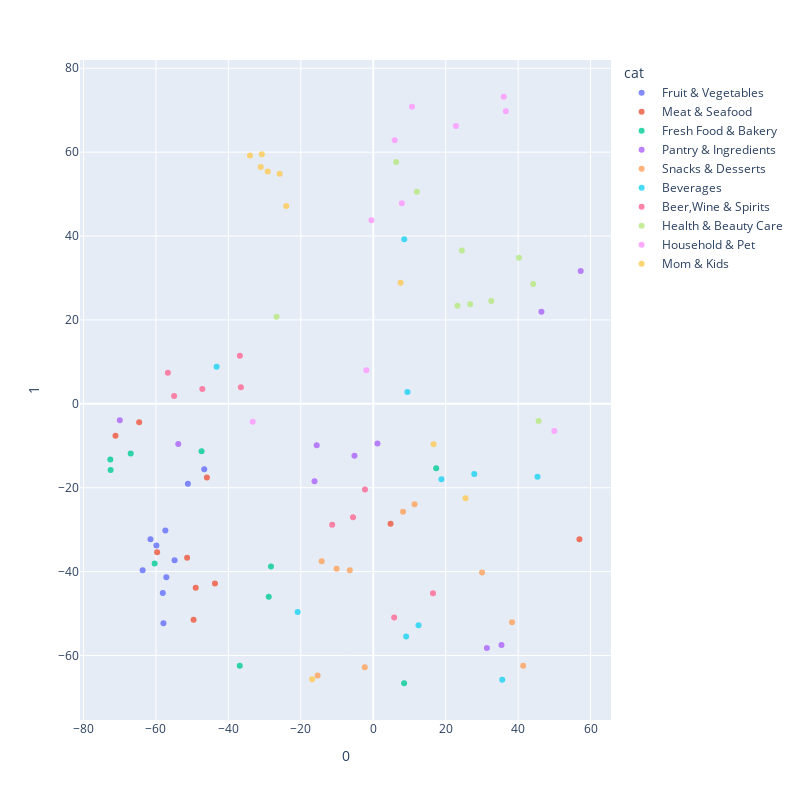

The code cell stored with this chart in its notebook:
### Markdown cell above
### Product embedding visualisation by product categories
Next we'll visualise the dimension-reduced/compressed version of product embedding using TSNE to see how product embeddings of diffrent categories lie in latent space

### Code cell
tsne_df = pd.read_csv('sample_data/product_tsne_embedding_collab.csv')

fig = px.scatter(tsne_df, x='0', y='1',color='cat', hover_data=['sku_name'],width=800,
                   height=800,opacity=0.8)
fig.show()

### Figure 1 — Plotly figure (JSON) as saved in the notebook; plotly's stock layout.template omitted (floating-point values rounded to 4 significant figures)
{"data": [{"customdata": [["โครงการหลวงฟักทองญี่ปุ่นออร์แกนิค"], ["มายช้อยส์มะเขือเทศโทมัสออร์แกนิค 150กรัม"], ["ผลพลอยพอเพียงผักโขมเขียว 150กรัม"], ["ซุปเปอร์เฟรชมะเขือเทศสวีทพลัม 300กรัม"], ["ผลพลอยพอเพียงผักโขมแก้ว 150กรัม"], ["ต้นหอมออร์แกนิค 100กรัม"], ["โครงการหลวงมะเขือเทศเชอรี่แดง 250กรัม"], ["ใบมะกรูด 30กรัม"], ["คื่นฉ่าย 50กรัม"], ["เคซีเฟรชผักสลัดมิกซ์ 100กรัม"]], "hoverlabel": {"namelength": 0}, "hovertemplate": "cat=Fruit & Vegetables<br>0=%{x}<br>1=%{y}<br>sku_name=%{customdata[0]}", "legendgroup": "Fruit & Vegetables", "marker": {"color": "#636efa", "opacity": 0.8, "symbol": "circle"}, "mode": "markers", "name": "Fruit & Vegetables", "showlegend": true, "type": "scatter", "x": [-57.94, -61.51, -54.85, -63.67, -51.18, -57.13, -59.88, -58.11, -57.4, -46.67], "xaxis": "x", "y": [-52.3, -32.31, -37.31, -39.71, -19.06, -41.37, -33.8, -45.12, -30.22, -15.6], "yaxis": "y"}, {"customdata": [["ท็อปส์สันในไก่ 300กรัม"], ["ท็อปส์ปลาทูนึ่ง 300กรัม"], ["ชาเล่ต์คุ๊กแฮม 200กรัม"], ["ปีกกลางไก่อนามัย S"], ["สะเบียงหมูหยองกรอบ 90กรัม"], ["ท็อปส์เนื้อสันนอกสเต็ก 200กรัม"], ["ปลาดุกขนาด 400ถึง700กรัมต่อตัว"], ["ส.ขอนแก่นแหนมตุ้มจิ๋ว 60กรัม"], ["บีเอ็มเอสซาลามี่ 80กรัม"], ["เอสเพียวซี่โครงหมูสไลด์ 400กรัม"]], "hoverlabel": {"namelength": 0}, "hovertemplate": "cat=Meat & Seafood<br>0=%{x}<br>1=%{y}<br>sku_name=%{customdata[0]}", "legendgroup": "Meat & Seafood", "marker": {"color": "#EF553B", "opacity": 0.8, "symbol": "circle"}, "mode": "markers", "name": "Meat & Seafood", "showlegend": true, "type": "scatter", "x": [-49.02, -51.39, -71.17, -43.71, 56.93, -59.67, -45.94, 4.774, -64.63, -49.61], "xaxis": "x", "y": [-43.85, -36.7, -7.608, -42.84, -32.31, -35.42, -17.56, -28.59, -4.372, -51.52], "yaxis": "y"}, {"customdata": [["พาสควาลขนมหวานรสสตรอเบอร์รี่ 125กรัม"], ["เมจินมพาสเจอร์ไรส์ปราศจากน้ำตาลแลคโตส 450มล."], ["ฮอกกิโยเกิร์ตธรรมชาติ 150มล."], ["แดรี่โฮมนมสดไขมันต่ำ 1.2ลิตร"], ["ดัชมิลล์4อิน1โยเกิร์ตพร้อมดื่มรสองุ่นเคียวโฮ 100มล.แพค 6"], ["ซันนี่เดย์ราสพ์เบอร์รี่แช่แข็ง 450กรัม"], ["เบทาโกรไข่ไก่เบอร์ 2 แพค 30ฟอง"], ["ฟิลาเดเฟียครีมชีสนุ่มชนิดถ้วย 250กรัม"], ["ท็อปส์เต้าหู้ขาวแข็ง 150กรัม"], ["เดอะลาฟวิ่งคาวครีมมี่โพรเซสชีส 8ชิ้น120กรัม"]], "hoverlabel": {"namelength": 0}, "hovertemplate": "cat=Fresh Food & Bakery<br>0=%{x}<br>1=%{y}<br>sku_name=%{customdata[0]}", "legendgroup": "Fresh Food & Bakery", "marker": {"color": "#00cc96", "opacity": 0.8, "symbol": "circle"}, "mode": "markers", "name": "Fresh Food & Bakery", "showlegend": true, "type": "scatter", "x": [8.516, -28.24, -47.4, -28.86, 17.38, -66.97, -36.87, -72.6, -60.37, -72.51], "xaxis": "x", "y": [-66.63, -38.81, -11.33, -46.01, -15.37, -11.83, -62.48, -13.3, -38.09, -15.81], "yaxis": "y"}, {"customdata": [["โลโบ้เครื่องพะโล้ไทยปรุงสำเร็จ 60กรัม"], ["ท็อปส์เม็ดแมงลัก 50กรัม"], ["เลดี้แอนนาซุปครีมรสฟักทองกึ่งสำเร็จรูป 22กรัม แพค 3"], ["โลโบซอสปรุงผัดไทย 120กรัม"], ["คนอร์คัพโจ๊กกึ่งสำเร็จรูปรสกุ้ง 35กรัม แพค 3"], ["ฟลอร่ามาการีน 250กรัม"], ["แม็กกี้ซอสปรุงรสอาหารสูตรเข้มเข้าเนื้อ 680มล."], ["มายช้อยส์น้ำมันมะกอก 500มล."], ["คิวพีสลัดครีม 310มล."], ["ไวไวควิกบะหมี่กึ่งสำเร็จรูปคัพรสต้มโคล้ง 60กรัม แพค 3"]], "hoverlabel": {"namelength": 0}, "hovertemplate": "cat=Pantry & Ingredients<br>0=%{x}<br>1=%{y}<br>sku_name=%{customdata[0]}", "legendgroup": "Pantry & Ingredients", "marker": {"color": "#ab63fa", "opacity": 0.8, "symbol": "circle"}, "mode": "markers", "name": "Pantry & Ingredients", "showlegend": true, "type": "scatter", "x": [1.161, 46.44, -16.23, -5.186, 31.37, -69.97, 57.27, -53.85, -15.61, 35.42], "xaxis": "x", "y": [-9.457, 21.97, -18.45, -12.37, -58.2, -3.894, 31.67, -9.599, -9.859, -57.52], "yaxis": "y"}, {"customdata": [["กรีนเดย์สตรอเบอรี่อบกรอบ 25กรัม"], ["ทาโรปลาสวรรค์มาตรฐาน 25กรัม"], ["ริทซ์แครกเกอร์ 300กรัม"], ["ลินด์ดาร์กช็อกโกแลตสอดไส้เฮเซลนัต 100กรัม"], ["ฮาเก้นดาสไอศกรีมนมคริสปี้แซนวิชรสคาราเมล 67กรัม"], ["โก๋แก่ถั่วลิสงอบเกลือ 85กรัม"], ["ทวิสตี้ทไวซ์สอดไส้ดาร์กช็อกโกแลต 59กรัม"], ["ซองเดอร์เกรนน่าธัญพืชงาแท่งหวานน้อยซอง 80กรัม"], ["ยังบันสาหร่ายปรุงรสน้ำมันมะกอกแผ่นใหญ่ 20กรัม"], ["ทรอปิคอลเฮ้าส์ผลไม้รวม 120กรัม"]], "hoverlabel": {"namelength": 0}, "hovertemplate": "cat=Snacks & Desserts<br>0=%{x}<br>1=%{y}<br>sku_name=%{customdata[0]}", "legendgroup": "Snacks & Desserts", "marker": {"color": "#FFA15A", "opacity": 0.8, "symbol": "circle"}, "mode": "markers", "name": "Snacks & Desserts", "showlegend": true, "type": "scatter", "x": [-6.479, 41.4, -15.36, -14.24, -10.13, 30.04, 38.3, -2.345, 11.41, 8.22], "xaxis": "x", "y": [-39.71, -62.43, -64.76, -37.56, -39.35, -40.21, -52.1, -62.8, -23.96, -25.71], "yaxis": "y"}, {"customdata": [["เอสน้ำหวานกลิ่นเลมอนไลน์ 1.6ลิตร"], ["จัสอะมินิทแบล็คที 28กรัม"], ["โอวัลตินสวิสริชเครื่องดื่มมอลต์รสช็อกโกแลตปรุงสำเร็จ 29.6กรัม แพค 10ซอง"], ["เนสกาแฟดอลเช่กุสโต้กาแฟคั่วบดอเมริกาโน่ 16แคปซูล 128กรัม"], ["แม่แจงมะตูมผงสำเร็จรูปชนิดเติม 450กรัม"], ["ทไวนิงส์ชาไวด์เบอร์รี่ 2กรัม แพค 25"], ["ยันฮีวิตามินวอเตอร์ 460มล."], ["เมจินมสดรสโกโก้ 450ซีซี"], ["เนสกาแฟโกลด์ออลอิตาเลียนา 200กรัม"], ["เป๊ปซี่แมกซ์เทสต์เครื่องดื่มอัดลมปราศจากน้ำตาลกลิ่นโคล่าราสเบอร์รี่ 245มล. แพค 6"]], "hoverlabel": {"namelength": 0}, "hovertemplate": "cat=Beverages<br>0=%{x}<br>1=%{y}<br>sku_name=%{customdata[0]}", "legendgroup": "Beverages", "marker": {"color": "#19d3f3", "opacity": 0.8, "symbol": "circle"}, "mode": "markers", "name": "Beverages", "showlegend": true, "type": "scatter", "x": [27.89, 45.35, 12.5, -43.24, 9.444, 9.081, 18.82, -20.86, 8.557, 35.62], "xaxis": "x", "y": [-16.76, -17.39, -52.83, 8.819, 2.836, -55.48, -18.01, -49.63, 39.23, -65.77], "yaxis": "y"}, {"customdata": [["จอห์นนี่วอคเกอร์เรดเลเบิ้ลวิสกี้ 70ซล."], ["100 ไพเพอร์สวิสกี้ 1ลิตร"], ["โอเซกิดราฟท์นามาโชโซะสาเก 300มล."], ["เออร์ดิงเงอร์วีทเบียร์ 500มล."], ["สเมอร์น๊อฟไอซ์กรีนแอปเปิ้ลไบท์ 275มล. แพค 4"], ["ไฮเนเก้นเบียร์แคน 490ซีซี แพค 12"], ["ชาละวันเพลเอลเบียร์ขวด 330มล."], ["บาคาดีบรีซเซอร์เลมอน 275มล. แพค 4"], ["Wolf Blass Eaglehawk Cabernet Sauvignon 750ml."], ["Gallo Family Vineyards Pinot Noir 750ml."]], "hoverlabel": {"namelength": 0}, "hovertemplate": "cat=Beer,Wine & Spirits<br>0=%{x}<br>1=%{y}<br>sku_name=%{customdata[0]}", "legendgroup": "Beer,Wine & Spirits", "marker": {"color": "#FF6692", "opacity": 0.8, "symbol": "circle"}, "mode": "markers", "name": "Beer,Wine & Spirits", "showlegend": true, "type": "scatter", "x": [-2.286, -5.585, -11.33, -36.82, 5.774, -36.54, -56.7, 16.49, -47.2, -54.99], "xaxis": "x", "y": [-20.41, -27.05, -28.83, 11.43, -50.95, 3.973, 7.431, -45.14, 3.501, 1.872], "yaxis": "y"}, {"customdata": [["ฟลูโอคารีลน้ำยาบ้วนปากแอลกอฮอล์ฟรี 500มล."], ["โพรเทคส์แป้งคูล 280กรัม แพค 2"], ["เดทตอลเจลอาบน้ำออนเซ็นโมโมะแอนด์ราสเบอร์รี่ 500กรัม"], ["แทงกีมอรีแชมพูเยลโล่บลอสซั่มแฮร์ลอสแคร์ 400มล."], ["โดฟแชมพูนูทริทีฟโซลูชั่นแฮร์ฟอลเรสคิว 680มล."], ["คอลเกตยาสีฟันไวท์เทนนิ่ง 135กรัม"], ["จอห์นสันเบบี้โลชั่น 500มล.แพค 2"], ["ไร้ซแคร์แป้งเด็กข้าวจ้าวสูตรฟลอรัลสวีท 150กรัม"], ["ซิสเท็มมาน้ำยาบ้วนปากไร้แอลกอฮอล์กรีนฟอเรสต์ 500มล."], ["บีไนซ์ครีมอาบน้ำไลท์เทนนิ่ง 180มล."]], "hoverlabel": {"namelength": 0}, "hovertemplate": "cat=Health & Beauty Care<br>0=%{x}<br>1=%{y}<br>sku_name=%{customdata[0]}", "legendgroup": "Health & Beauty Care", "marker": {"color": "#B6E880", "opacity": 0.8, "symbol": "circle"}, "mode": "markers", "name": "Health & Beauty Care", "showlegend": true, "type": "scatter", "x": [12.06, 32.59, 24.46, -26.71, 26.76, 44.16, 6.328, 23.25, 40.23, 45.65], "xaxis": "x", "y": [50.56, 24.54, 36.55, 20.79, 23.75, 28.57, 57.65, 23.35, 34.83, -4.096], "yaxis": "y"}, {"customdata": [["สมาร์ทเตอร์ถุงขยะย่อยสลายได้ตามธรรมชาติกลิ่นมะลิขนาด 24x28นิ้ว แพค 30ใบ"], ["เพดดิกรีมีทเจอร์กี้ตับย่าง"], ["ซันไลต์พลัสมายด์แอนด์แคร์น้ำยาล้างจานกลิ่นเกรฟฟรุตโรสฮิปออย 750มล. ขวด"], ["สมาร์ทเตอร์มีด 3.5นิ้ว"], ["แอร์คอนคลีนเนอร์สเปรย์ทำความสะอาดและดับกลิ่นเครื่องปรับอากาศกลิ่นซากุระ 370มล."], ["มาจิคลีนน้ำยาทำความสะอาดพื้นสีม่วง 5200มล."], ["ดาวน์นี่น้ำยาปรับผ้านุ่มสูตรเข้มข้นกลิ่นหอมสดชื่นยามเช้า 1.6ลิตร ถุงเติม"], ["สก๊อตต์คลีนแคร์กระดาษชำระหนา 3ชั้น แพค 6ม้วน"], ["สมาร์ทเตอร์กะละมัง 5ลิตร"], ["เกลดสเปรย์ขจัดกลิ่นและปรับอากาศกลิ่นพีโอนีแอนด์เบอร์รี่บลิส 320มล."]], "hoverlabel": {"namelength": 0}, "hovertemplate": "cat=Household & Pet<br>0=%{x}<br>1=%{y}<br>sku_name=%{customdata[0]}", "legendgroup": "Household & Pet", "marker": {"color": "#FF97FF", "opacity": 0.8, "symbol": "circle"}, "mode": "markers", "name": "Household & Pet", "showlegend": true, "type": "scatter", "x": [10.7, -1.903, 7.9, -33.29, 49.98, 22.83, 36.6, 36.03, 5.924, -0.4976], "xaxis": "x", "y": [70.83, 8.02, 47.81, -4.298, -6.484, 66.24, 69.75, 73.21, 62.85, 43.77], "yaxis": "y"}, {"customdata": [["โฟร์โมสต์นมรสหวานยูเอชที 180มล. แพค 4"], ["เอส26โปรมิลนมผงต่อเนื่อง 2400กรัม"], ["เนสท์เล่อาหารเช้าไมโล 330กรัม"], ["เอนฟาโกร3นมยูเอชทีรสจืด 180มล. แพค 3"], ["มามี่โพโคกางเกงผ้าอ้อมเด็กขนาด S 38ชิ้น"], ["ไฮคิว2ซูเปอร์โกลด์นมผงต่อเนื่อง 3000กรัม"], ["เคลล็อกส์อาหารเช้าฟรอสตี้ 30กรัม"], ["เอนฟาโกรเอพลัสสูตร4นมยูเอชทีรสวานิลลา 180มล. แพค 12"], ["ละมุนผลิตภัณฑ์ซักผ้าเด็กออร์แกนิค 750มล. ขวด"], ["เอนฟาแล็ค2สมาร์ทพลัส 2.75กก."]], "hoverlabel": {"namelength": 0}, "hovertemplate": "cat=Mom & Kids<br>0=%{x}<br>1=%{y}<br>sku_name=%{customdata[0]}", "legendgroup": "Mom & Kids", "marker": {"color": "#FECB52", "opacity": 0.8, "symbol": "circle"}, "mode": "markers", "name": "Mom & Kids", "showlegend": true, "type": "scatter", "x": [25.48, -34.02, -16.86, -25.84, -30.77, -29.14, 16.65, 7.551, -24.02, -31.07], "xaxis": "x", "y": [-22.5, 59.19, -65.66, 54.85, 59.48, 55.39, -9.671, 28.84, 47.18, 56.46], "yaxis": "y"}], "layout": {"height": 800, "legend": {"title": {"text": "cat"}, "tracegroupgap": 0}, "margin": {"t": 60}, "width": 800, "xaxis": {"anchor": "y", "domain": [0, 1], "title": {"text": "0"}}, "yaxis": {"anchor": "x", "domain": [0, 1], "title": {"text": "1"}}}}
